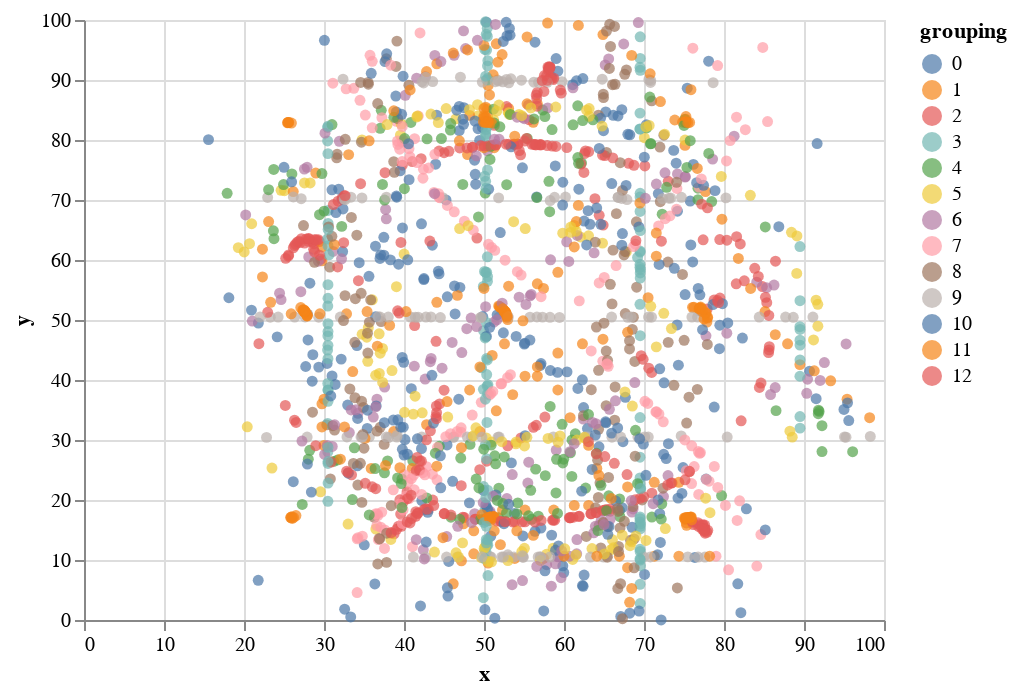

The notebook cell saved with this chart:
### Code cell
alt.Chart(df).mark_circle().encode(x="x",y="y",color="grouping:N")

### Figure 1 — Vega-Lite specification as saved in the notebook (floating-point values rounded to 4 significant figures; data arrays with more than 128 entries replaced by an {"elided": "..."} marker saying what was removed)
{"config": {"view": {"continuousWidth": 400, "continuousHeight": 300}}, "data": {"name": "data-4d4f580486262ca281dba7b3679bef60"}, "mark": "circle", "encoding": {"color": {"field": "grouping", "type": "nominal"}, "x": {"field": "x", "type": "quantitative"}, "y": {"field": "y", "type": "quantitative"}}, "$schema": "https://vega.github.io/schema/vega-lite/v4.17.0.json", "datasets": {"data-4d4f580486262ca281dba7b3679bef60": {"elided": "1846 records"}}}
